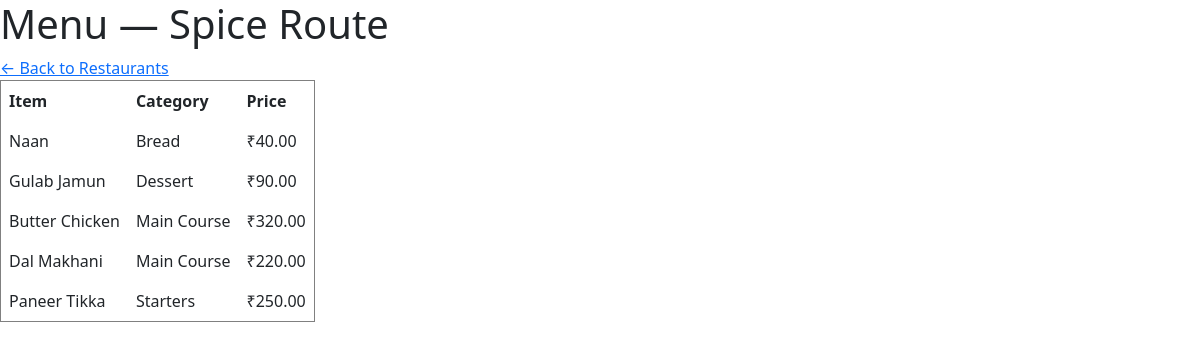
The app's page /menu.php?restaurant_id=1 with its own data.
### tables this page shows
CREATE TABLE menu_items (
  id INT AUTO_INCREMENT PRIMARY KEY,
  restaurant_id INT,
  name VARCHAR(100),
  category VARCHAR(50),
  price DECIMAL(10,2),
  FOREIGN KEY (restaurant_id) REFERENCES restaurants(id)
);

### menu.php (the view, shortened to what this page needs)
<?php
require 'db.php';
$restaurant_id = $_GET['restaurant_id'] ?? 0;
$stmt = $conn->prepare("SELECT name FROM restaurants WHERE id = ?");
$stmt->bind_param("i", $restaurant_id);
$stmt->execute();
$restaurant = $stmt->get_result()->fetch_assoc();
$stmt2 = $conn->prepare("SELECT * FROM menu_items WHERE restaurant_id = ? ORDER BY category, name");
$stmt2->bind_param("i", $restaurant_id);
$stmt2->execute();
$items = $stmt2->get_result();
?>
<!DOCTYPE html>
<head>
    <link href="https://cdnjs.cloudflare.com/ajax/libs/bootstrap/5.3.0/css/bootstrap.min.css" rel="stylesheet">
</head>
<body>
    <h1>Menu — <?= htmlspecialchars($restaurant['name'] ?? 'Unknown Restaurant') ?></h1>
    <a href="restaurants.php">&larr; Back to Restaurants</a>
    <table border="1" cellpadding="8">
        <tr>
            <th>Item</th>
            <th>Category</th>
            <th>Price</th>
        </tr>
        <?php while ($row = $items->fetch_assoc()): ?>
        <tr>
            <td><?= htmlspecialchars($row['name']) ?></td>
            <td><?= htmlspecialchars($row['category']) ?></td>
            <td>₹<?= number_format($row['price'], 2) ?></td>
        </tr>
        <?php endwhile; ?>
    </table>
</body>
</html>

### records on screen
menu_items: name "Naan", category "Bread", price "40.00"
menu_items: name "Gulab Jamun", category "Dessert", price "90.00"
menu_items: name "Butter Chicken", category "Main Course", price "320.00"
menu_items: name "Dal Makhani", category "Main Course", price "220.00"
menu_items: name "Paneer Tikka", category "Starters", price "250.00"
